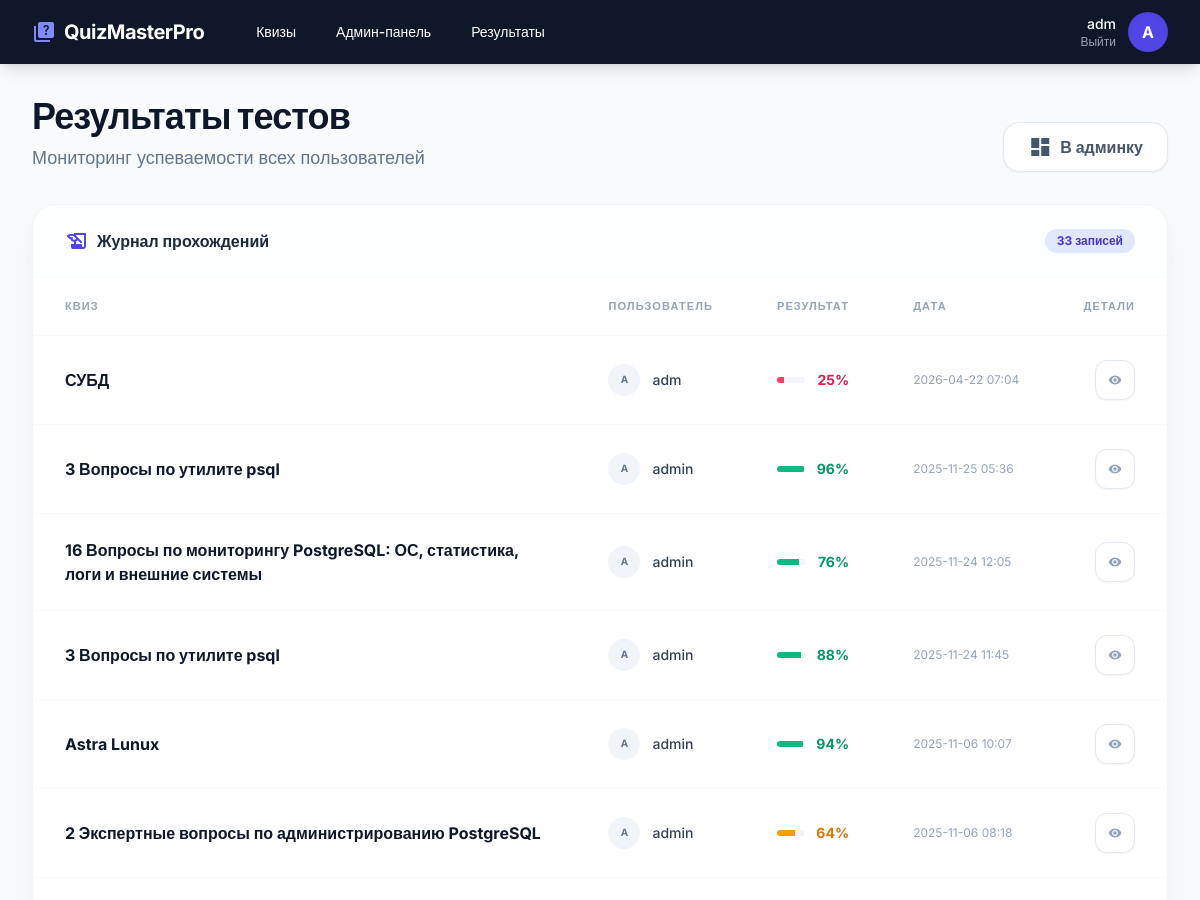
/admin/results (signed in, upper part), run on an earlier commit of the app's database.
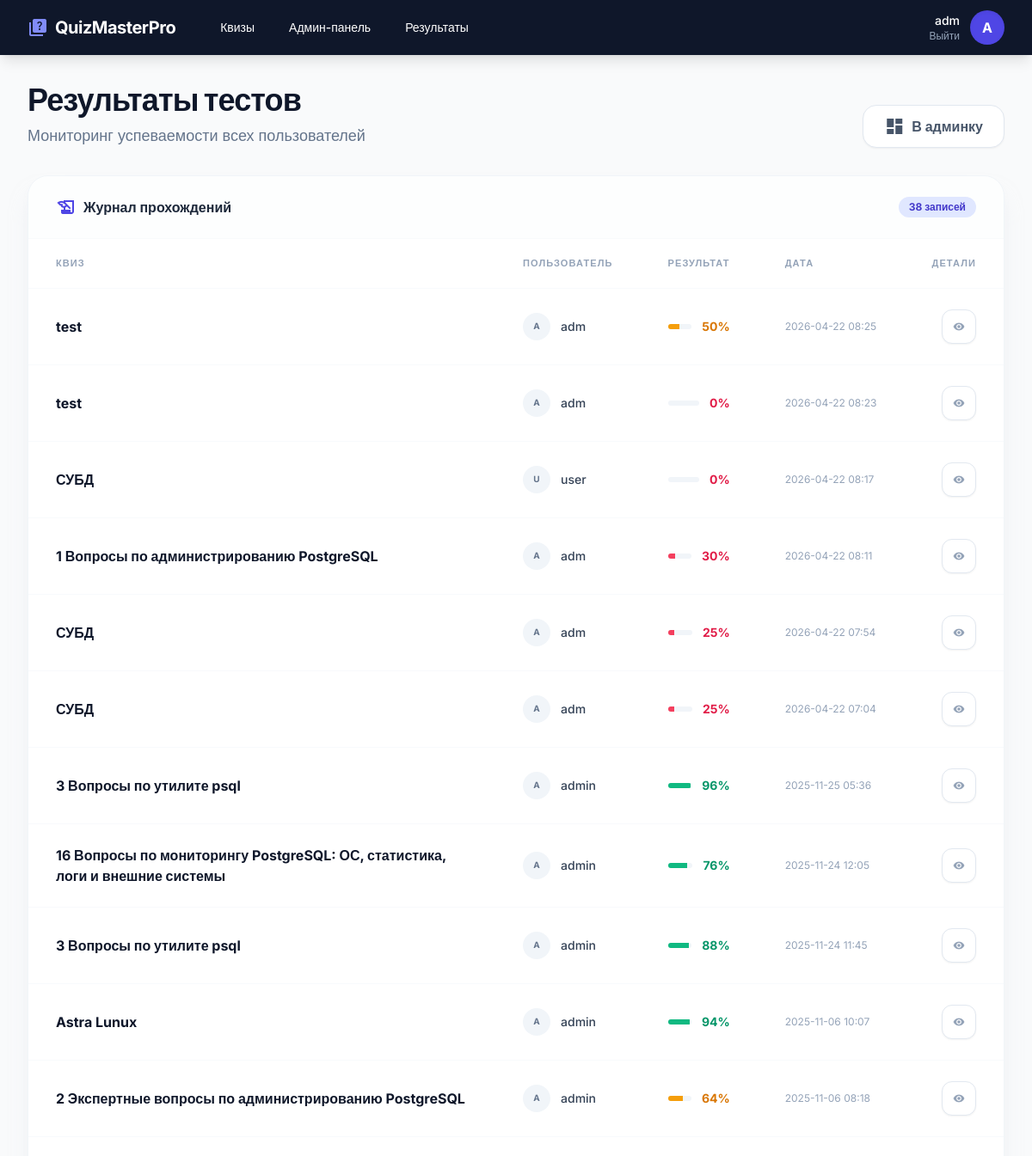
And on a later commit of the database.
### app/models.py (models this page shows, shortened)
class User(db.Model, UserMixin):
    id = db.Column(db.Integer, primary_key=True)
    username = db.Column(db.String(64), index=True, unique=True)
    password_hash = db.Column(db.String(128))
    is_admin = db.Column(db.Boolean, default=False)
    created_at = db.Column(db.DateTime, default=datetime.utcnow)

class QuizResult(db.Model):
    id = db.Column(db.Integer, primary_key=True)
    user_id = db.Column(db.Integer, db.ForeignKey('user.id'))
    quiz_id = db.Column(db.Integer, db.ForeignKey('quiz.id'))
    score = db.Column(db.Float)
    completed_at = db.Column(db.DateTime, default=datetime.utcnow)
    details = db.Column(db.Text)  # JSON with answer details
    user = db.relationship('User', backref='results')
    quiz = db.relationship('Quiz', backref='results')

class Quiz(db.Model):
    id = db.Column(db.Integer, primary_key=True)
    title = db.Column(db.String(128), nullable=False)
    description = db.Column(db.Text)
    created_at = db.Column(db.DateTime, default=datetime.utcnow)
    created_by = db.Column(db.Integer, db.ForeignKey('user.id'))
    is_active = db.Column(db.Boolean, default=True)
    questions = db.relationship('Question', backref='quiz', lazy='dynamic', cascade='all, delete-orphan')

### app/routes/admin_routes.py (the view)
@admin_bp.route('/admin/results')
@admin_required
def results_overview():
    from sqlalchemy import text
    query = text("""
        SELECT qr.id, q.title, u.username, qr.score, qr.completed_at, qr.details
        FROM quiz_result qr
        inner join "user" u on qr.user_id = u.id
        inner join quiz q on qr.quiz_id = q.id
        order by qr.completed_at desc
    """)
    results = db.session.execute(query).fetchall()
    results_list = []
    for row in results:
        results_list.append({
            'id': row[0],
            'title': row[1],
            'username': row[2],
            'score': row[3],
            'completed_at': row[4],
            'details': row[5]  # JSON string, but not parsed here for overview
        })
    logger.info(f'Admin {current_user.username} accessed test results overview')
    return render_template('admin/results_overview.html', results=results_list)

### app/__init__.py (called while the page is built)
def create_app():
    app = Flask(__name__)
    app.config.from_object(Config)
    db.init_app(app)
    login_manager.init_app(app)
    login_manager.login_view = 'auth.login'
    from app.routes.main import main_bp
    from app.routes.auth_routes import auth_bp
    from app.routes.quiz_routes import quiz_bp
    from app.routes.admin_routes import admin_bp
    app.register_blueprint(main_bp)
    app.register_blueprint(auth_bp, url_prefix='/auth')
    app.register_blueprint(quiz_bp, url_prefix='/quizzes')
    app.register_blueprint(admin_bp)
    @login_manager.user_loader
    def load_user(user_id):
        from app.models import User
        return User.query.get(int(user_id))
    return app

### app/routes/admin_routes.py (called while the page is built)
def admin_required(f):
    @wraps(f)
    def decorated_function(*args, **kwargs):
        if not current_user.is_authenticated or not current_user.is_admin:
            logger.warning(f'Unauthorized access attempt by {current_user.username if current_user.is_authenticated else "anonymous"} to admin route')
            flash('Access denied. Admin privileges required.', 'error')
            return redirect(url_for('auth.login'))
        return f(*args, **kwargs)
    return decorated_function

### app/templates/admin/results_overview.html (shortened to what this page needs)
{% extends "base.html" %}
{% block content %}
<div class="space-y-8">
    <div class="flex flex-col md:flex-row md:items-end justify-between gap-6">
        <div>
            <h1 class="text-4xl font-black text-slate-900 tracking-tight">Результаты тестов</h1>
            <p class="text-slate-500 mt-2 text-lg">Мониторинг успеваемости всех пользователей</p>
        </div>
        <a href="{{ url_for('admin.dashboard') }}"
           class="inline-flex items-center px-6 py-3 bg-white border border-slate-200 text-slate-600 font-bold rounded-2xl transition-all shadow-sm hover:border-indigo-600 hover:text-indigo-600">
            <span class="material-icons mr-2">dashboard</span>
            В админку
        </a>
    </div>
    <div class="bg-white rounded-3xl shadow-xl shadow-slate-200/50 border border-slate-100 overflow-hidden">
        <div class="px-8 py-6 border-b border-slate-50 bg-slate-50/30 flex items-center justify-between">
            <h3 class="font-bold text-slate-800 flex items-center">
                <span class="material-icons text-indigo-600 mr-2">history_edu</span>
                Журнал прохождений
            </h3>
            <span class="px-3 py-1 bg-indigo-100 text-indigo-700 text-xs font-bold rounded-full">
                {{ results|length }} записей
            </span>
        </div>
        {% if results %}
            <div class="overflow-x-auto">
                <table class="w-full text-left border-collapse">
                    <thead>
                        <tr class="text-slate-400 text-[11px] uppercase tracking-widest font-bold">
                            <th class="px-8 py-5 border-b border-slate-50">Квиз</th>
                            <th class="px-8 py-5 border-b border-slate-50">Пользователь</th>
                            <th class="px-8 py-5 border-b border-slate-50">Результат</th>
                            <th class="px-8 py-5 border-b border-slate-50">Дата</th>
                            <th class="px-8 py-5 border-b border-slate-50 text-right">Детали</th>
                        </tr>
                    </thead>
                    <tbody class="divide-y divide-slate-50">
                        {% for res in results %}
                        <tr class="hover:bg-slate-50/50 transition-colors group">
                            <td class="px-8 py-6">
                                <div class="font-bold text-slate-900">{{ res.title }}</div>
                            </td>
                            <td class="px-8 py-6">
                                <div class="flex items-center">
                                    <div class="w-8 h-8 rounded-full bg-slate-100 flex items-center justify-center text-[10px] font-bold text-slate-500 mr-3">
                                        {{ res.username[0] | upper }}
                                    </div>
                                    <span class="text-sm font-medium text-slate-700">{{ res.username }}</span>
                                </div>
                            </td>
                            <td class="px-8 py-6">
                                <div class="flex items-center">
                                    <div class="w-full max-w-[60px] bg-slate-100 h-1.5 rounded-full mr-3 overflow-hidden">
                                        <div class="h-full {% if res.score >= 70 %}bg-emerald-500{% elif res.score >= 40 %}bg-amber-500{% else %}bg-rose-500{% endif %}"
                                             style="width: {{ res.score }}%"></div>
                                    </div>
                                    <span class="text-sm font-bold {% if res.score >= 70 %}text-emerald-600{% elif res.score >= 40 %}text-amber-600{% else %}text-rose-600{% endif %}">
                                        {{ "%.0f"|format(res.score) }}%
                                    </span>
                                </div>
                            </td>
                            <td class="px-8 py-6 whitespace-nowrap">
                                <div class="text-slate-400 text-xs">{{ res.completed_at[:16] }}</div>
                            </td>
                            <td class="px-8 py-6 text-right">
                                <a href="{{ url_for('admin.quiz_result_details', result_id=res.id) }}"
                                   title="Посмотреть детали"
                                   class="inline-flex items-center justify-center w-10 h-10 bg-white border border-slate-200 text-slate-400 hover:border-indigo-600 hover:text-indigo-600 rounded-xl transition-all shadow-sm">
                                    <span class="material-icons text-sm">visibility</span>
                                </a>
                            </td>
                        </tr>
                        {% endfor %}
                    </tbody>
                </table>
            </div>
        {% endif %}
    </div>
</div>
{% endblock %}

### app/templates/base.html (shortened to what this page needs)
<!DOCTYPE html>
<html lang="en">
<head>
    <script src="https://cdn.tailwindcss.com"></script>
</head>
<body class="bg-gray-50 min-h-screen flex flex-col">
    <nav class="bg-slate-900 text-white shadow-lg">
        <div class="max-w-7xl mx-auto px-4 sm:px-6 lg:px-8">
            <div class="flex justify-between h-16 items-center">
                <div class="flex items-center">
                    <a href="{{ url_for('main.index') }}" class="flex items-center space-x-2 text-xl font-bold tracking-tight">
                        <span class="material-icons text-indigo-400">quiz</span>
                        <span>QuizMasterPro</span>
                    </a>
                    <div class="hidden md:block ml-10">
                        <div class="flex items-baseline space-x-4">
                            {% if current_user.is_authenticated %}
                                <a href="{{ url_for('quiz.list_quizzes') }}" class="px-3 py-2 rounded-md text-sm font-medium hover:bg-slate-800 transition">Квизы</a>
                                {% if current_user.is_admin %}
                                    <a href="{{ url_for('admin.dashboard') }}" class="px-3 py-2 rounded-md text-sm font-medium hover:bg-slate-800 transition">Админ-панель</a>
                                    <a href="{{ url_for('admin.results_overview') }}" class="px-3 py-2 rounded-md text-sm font-medium hover:bg-slate-800 transition">Результаты</a>
                                {% endif %}
                            {% endif %}
                        </div>
                    </div>
                </div>
                <div class="flex items-center space-x-4">
                    {% if current_user.is_authenticated %}
                        <div class="flex items-center space-x-3">
                            <div class="flex flex-col items-end">
                                <span class="text-sm font-medium">{{ current_user.username }}</span>
                                <a href="{{ url_for('auth.logout') }}" class="text-xs text-slate-400 hover:text-white transition">Выйти</a>
                            </div>
                            <div class="h-10 w-10 rounded-full bg-indigo-600 flex items-center justify-center font-bold text-white shadow-inner">
                                {{ current_user.username[0] | upper }}
                            </div>
                        </div>
                    {% else %}
                        <a href="{{ url_for('auth.login') }}" class="bg-indigo-600 hover:bg-indigo-700 px-4 py-2 rounded-lg text-sm font-semibold transition shadow-md">Войти</a>
                    {% endif %}
                </div>
            </div>
        </div>
    </nav>
    <main class="flex-grow py-8">
        <div class="max-w-7xl mx-auto px-4 sm:px-6 lg:px-8">
            {% block content %}{% endblock %}
        </div>
    </main>
</body>
</html>

### app/templates/base.html (style rules this page uses)
body { font-family: 'Inter', sans-serif; }

What changed in the data, as far as the page shows it:
added QuizResult: title "test", username "A", username "adm", score "50", completed_at "2026-04-22 08:25"
added QuizResult: title "test", username "A", username "adm", score "0", completed_at "2026-04-22 08:23"
added QuizResult: title "СУБД", username "U", username "user", score "0", completed_at "2026-04-22 08:17"
added QuizResult: title "1 Вопросы по администрированию PostgreSQL", username "A", username "adm", score "30", completed_at "2026-04-22 08:11"
added QuizResult: title "СУБД", username "A", username "adm", score "25", completed_at "2026-04-22 07:54"
Also different on the page:
{{ results|length }}: "33" → "38"
